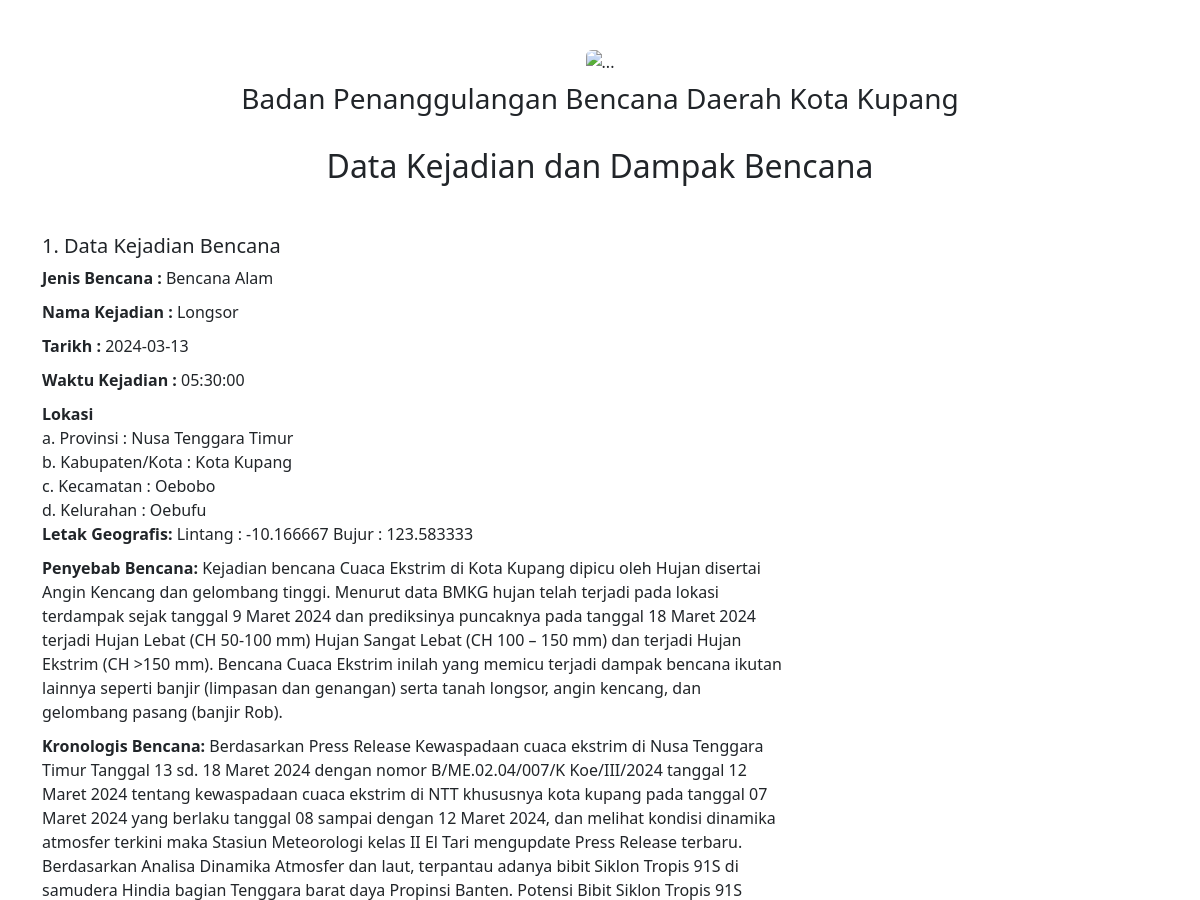
/preview2.php?p=53 (signed in, upper part), run on an earlier commit of the app's database.
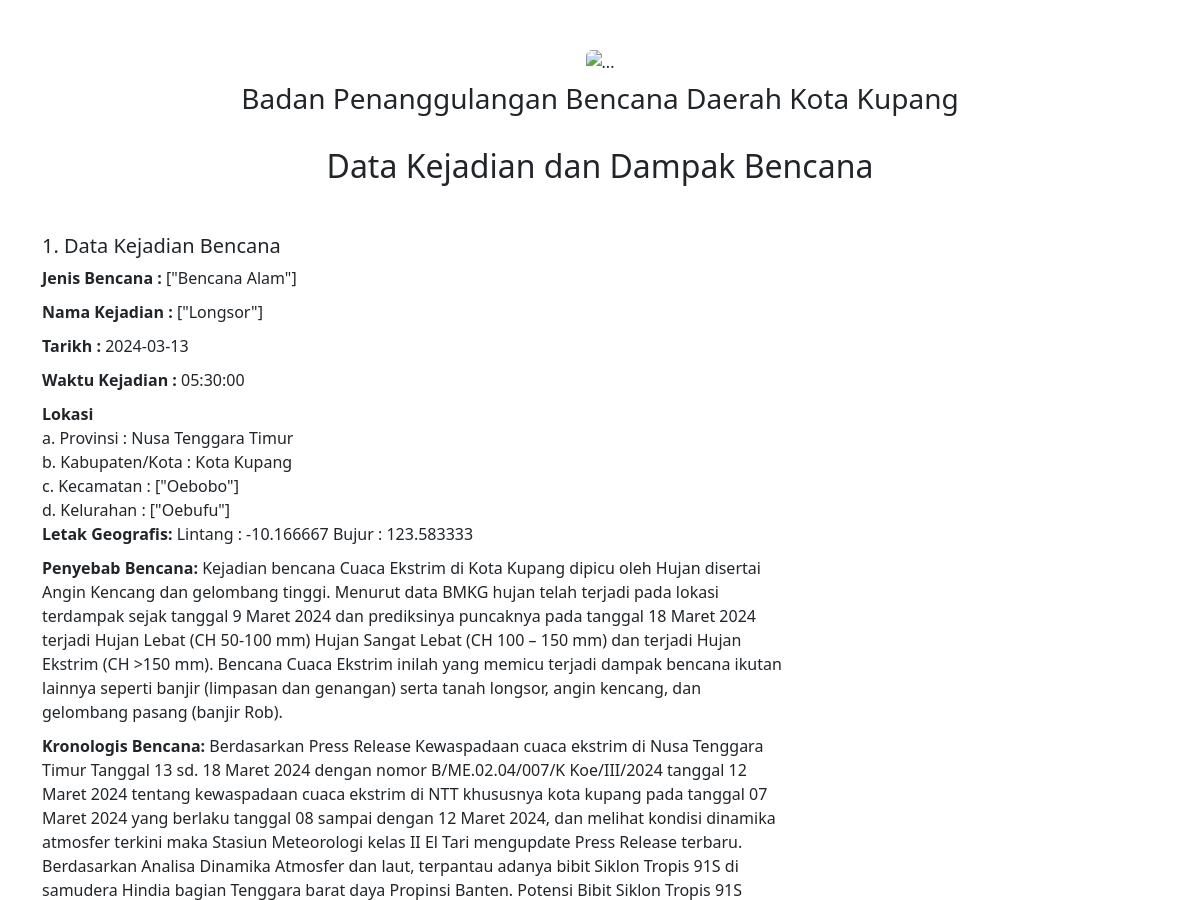
And on a later commit of the database.
### tables this page shows
CREATE TABLE `kejadian` (
  `id` int(11) NOT NULL,
  `jenis_id` json NOT NULL,
  `nama` json NOT NULL,
  `tanggal` date NOT NULL,
  `waktu` time NOT NULL,
  `provinsi` text NOT NULL,
  `kabkota` text NOT NULL,
  `kecamatan` json NOT NULL,
  `kelurahan` json NOT NULL,
  `geografis` text NOT NULL,
  `sebab` text DEFAULT NULL,
  `kronologis` text DEFAULT NULL,
  `deskripsi` text DEFAULT NULL,
  `sumber` text DEFAULT NULL,
  `kondisi` text DEFAULT NULL,
  `status_darurat` text NOT NULL,
  `upaya` text DEFAULT NULL,
  `foto` varchar(255) DEFAULT NULL,
  `sebaran` text DEFAULT NULL,
  `kib` text DEFAULT NULL,
  `dana` text NOT NULL,
  `sdm` text NOT NULL,
  `sarpras` text NOT NULL,
  `logistik` text NOT NULL,
  `alat` text NOT NULL,
  `aml` text NOT NULL,
  `amp` text NOT NULL,
  `dwsml` text NOT NULL,
  `dwsmp` text NOT NULL,
  `lnml` text NOT NULL,
  `lnmp` text NOT NULL,
  `tml` text NOT NULL,
  `tmp` text NOT NULL,
  `ahl` text NOT NULL,
  `ahp` text NOT NULL,
  `dwshl` text NOT NULL,
  `dwshp` text NOT NULL,
  `lnhl` text NOT NULL,
  `lnhp` text NOT NULL,
  `thl` text NOT NULL,
  `thp` text NOT NULL,
  `alkl` text DEFAULT NULL,
  `alkp` text NOT NULL,
  `dwsll` text NOT NULL,
  `dwslp` text NOT NULL,
  `lnll` text NOT NULL,
  `lnlp` text NOT NULL,
  `tll` text NOT NULL,
  `tlp` text NOT NULL,
  `atl` text NOT NULL,
  `atp` text NOT NULL,
  `dwstl` text NOT NULL,
  `dwstp` text NOT NULL,
  `lntl` text NOT NULL,
  `lntp` text NOT NULL,
  `ttl` text NOT NULL,
  `ttp` text NOT NULL,
  `aul` text NOT NULL,
  `aup` text NOT NULL,
  `dwsul` text NOT NULL,
  `dwsup` text NOT NULL,
  `lnul` text NOT NULL,
  `lnup` text NOT NULL,
  `tul` text NOT NULL,
  `tup` text NOT NULL,
  `sawah` text NOT NULL,
  `txsawah` text NOT NULL,
  `lahan` text NOT NULL,
  `txlahan` text NOT NULL,
  `kebun` text NOT NULL,
  `txkebun` text NOT NULL,
  `hutan` text NOT NULL,
  `txhutan` text NOT NULL,
  `kolam` text NOT NULL,
  `txkolam` text NOT NULL,
  `kb` text NOT NULL,
  `ks` text NOT NULL,
  `kr` text NOT NULL,
  `ktrd` text NOT NULL,
  `txkios` text NOT NULL,
  `pb` text NOT NULL,
  `ps` text NOT NULL,
  `pr` text NOT NULL,
  `ptrd` text NOT NULL,
  `txpabrik` text NOT NULL,
  `txair` text NOT NULL,
  `txlampu` text NOT NULL,
  `txkom` text NOT NULL,
  `txiri` text NOT NULL,
  `txjln` text NOT NULL,
  `txtrans` text NOT NULL,
  `txbbm` text NOT NULL,
  `jb` text NOT NULL,
  `js` text NOT NULL,
  `jr` text NOT NULL,
  `jtrd` text NOT NULL,
  `txjembatan` text NOT NULL,
  `rmhb` text NOT NULL,
  `rmhs` text NOT NULL,
  `rmhr` text NOT NULL,
  `rmhtrd` text NOT NULL,
  `txrmh` text NOT NULL,
  `skob` text NOT NULL,
  `skos` text NOT NULL,
  `skor` text NOT NULL,
  `skotrd` text NOT NULL,
  `txsko` text NOT NULL,
  `rib` text NOT NULL,
  `ris` text NOT NULL,
  `rir` text NOT NULL,
  `ritrd` text NOT NULL,
  `txri` text NOT NULL,
  `faskesb` text NOT NULL,
  `faskess` text NOT NULL,
  `faskesr` text NOT NULL,
  `faskestrd` text NOT NULL,
  `txfaskes` text NOT NULL,
  `ktrb` text NOT NULL,
  `ktrs` text NOT NULL,
  `ktrr` text NOT NULL,
  `ktrtrd` text NOT NULL,
  `txktr` text NOT NULL,
  `psrb` text NOT NULL,
  `psrs` text NOT NULL,
  `psrr` text NOT NULL,
  `psrtrd` text NOT NULL,
  `txpsr` text NOT NULL,
  `layanan` text NOT NULL
);

### preview2.php (the view, shortened to what this page needs)
<?php
    require "koneksi.php";
    $id = $_GET['p'];
    $query= mysqli_query($con, "SELECT * FROM kejadian WHERE id='$id'");
    $data = mysqli_fetch_array($query);
?>
<!DOCTYPE html>
<html lang="en">
<head>
    <link rel="stylesheet" href="bootstrap/css/bootstrap.min.css">
</head>
<body>
    <div class="container mt-5">
    <div class="text-center">
        <img src="image/logo2.png" class="rounded" width="100" height="100" alt="...">
        <h3 class="mt-2">Badan Penanggulangan Bencana Daerah Kota Kupang</h3>
    </div><br>
        <h2 class="text-center">Data Kejadian dan Dampak Bencana</h2>
        <div class="my-5 col-md-8">
            <form action="" method="post" enctype="multipart/form-data">
            <h5>1. Data Kejadian Bencana</h5>
                <div>
                    <label for="jenis" class="fw-semibold">Jenis Bencana    : </label>
                    <?php echo $data['jenis_id'];?>
                </div>
                <div>
                    <label for="nama" class="fw-semibold">Nama Kejadian  : </label>
                    <?php echo $data['nama'];?>
                </div>
                <div>
                    <label for="tanggal" class="fw-semibold">Tarikh :</label>
                    <?php echo $data['tanggal'];?>
                </div>
                <div>
                    <label for="waktu" class="fw-semibold">Waktu Kejadian   :</label>
                    <?php echo $data['waktu'];?>
                </div>
                <div>
                    <label for="lokasi" class="fw-semibold">Lokasi</label><br>
                    a. Provinsi         : Nusa Tenggara Timur<br>
                    b. Kabupaten/Kota   : Kota Kupang <br>
                    c. Kecamatan        : <?php echo $data['kecamatan'];?><br>
                    d. Kelurahan        : <?php echo $data['kelurahan'];?><br>
                    <label for="geografis" class="fw-semibold">Letak Geografis:</label>
                    <?php echo $data['geografis'];?>
                </div>
                <div>
                    <label for="sebab" class="fw-semibold">Penyebab Bencana:</label>
                    <?php echo $data['sebab'];?>
                </div>
                <div>
                    <label for="kronologis" class="fw-semibold">Kronologis Bencana:</label>
                </div>
            </form>
        </div>
    </div>
</body>
</html>

### preview2.php (style rules this page uses)
form div { margin-bottom: 10px; }

What changed in the data, as far as the page shows it:
changed kejadian "Lintang : -10.166667 Bujur : 123.583333": jenis "Bencana Alam" → "[\"Bencana Alam\"]"; nama "Longsor" → "[\"Longsor\"]"; kecamatan "Oebobo" → "[\"Oebobo\"]"; kelurahan "Oebufu" → "[\"Oebufu\"]"
